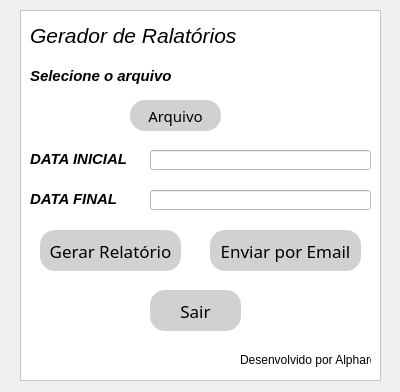
<?xml version="1.0" encoding="UTF-8"?>
<ui version="4.0">
 <class>Form</class>
 <widget class="QWidget" name="Form">
  <property name="geometry">
   <rect>
    <x>0</x>
    <y>0</y>
    <width>400</width>
    <height>392</height>
   </rect>
  </property>
  <property name="windowTitle">
   <string>Form</string>
  </property>
  <widget class="QFrame" name="frame">
   <property name="geometry">
    <rect>
     <x>20</x>
     <y>10</y>
     <width>361</width>
     <height>371</height>
    </rect>
   </property>
   <property name="styleSheet">
    <string notr="true">background-color: rgb(255, 255, 255);</string>
   </property>
   <property name="frameShape">
    <enum>QFrame::StyledPanel</enum>
   </property>
   <property name="frameShadow">
    <enum>QFrame::Raised</enum>
   </property>
   <widget class="QLabel" name="titulo">
    <property name="geometry">
     <rect>
      <x>10</x>
      <y>10</y>
      <width>341</width>
      <height>31</height>
     </rect>
    </property>
    <property name="font">
     <font>
      <pointsize>16</pointsize>
      <italic>true</italic>
     </font>
    </property>
    <property name="layoutDirection">
     <enum>Qt::LeftToRight</enum>
    </property>
    <property name="text">
     <string>Gerador de Ralatórios</string>
    </property>
   </widget>
   <widget class="QPushButton" name="btnGerarRel">
    <property name="geometry">
     <rect>
      <x>20</x>
      <y>220</y>
      <width>141</width>
      <height>41</height>
     </rect>
    </property>
    <property name="font">
     <font>
      <family>MV Boli</family>
      <pointsize>13</pointsize>
     </font>
    </property>
    <property name="styleSheet">
     <string notr="true">QPushButton{
	background-color:rgb(209,209,209);
	border-radius: 15px
}

QPushButton:hover{
	background-color:rgb(9,125,235);
	color: #fff;
}</string>
    </property>
    <property name="text">
     <string>Gerar Relatório</string>
    </property>
   </widget>
   <widget class="QPushButton" name="EnvRelEmailButton">
    <property name="geometry">
     <rect>
      <x>190</x>
      <y>220</y>
      <width>151</width>
      <height>41</height>
     </rect>
    </property>
    <property name="font">
     <font>
      <family>MV Boli</family>
      <pointsize>13</pointsize>
     </font>
    </property>
    <property name="styleSheet">
     <string notr="true">QPushButton{
	background-color:rgb(209,209,209);
	border-radius: 15px
}

QPushButton:hover{
	background-color:rgb(9,125,235);
	color: #fff;
}</string>
    </property>
    <property name="text">
     <string>Enviar por Email</string>
    </property>
   </widget>
   <widget class="QPushButton" name="btn_sair">
    <property name="geometry">
     <rect>
      <x>130</x>
      <y>280</y>
      <width>91</width>
      <height>41</height>
     </rect>
    </property>
    <property name="font">
     <font>
      <family>MV Boli</family>
      <pointsize>13</pointsize>
     </font>
    </property>
    <property name="styleSheet">
     <string notr="true">QPushButton{
	background-color:rgb(209,209,209);
	border-radius: 15px
}

QPushButton:hover{
	background-color:rgb(9,125,235);
	color: #fff;
}</string>
    </property>
    <property name="text">
     <string>Sair</string>
    </property>
   </widget>
   <widget class="QLabel" name="label">
    <property name="geometry">
     <rect>
      <x>10</x>
      <y>50</y>
      <width>161</width>
      <height>31</height>
     </rect>
    </property>
    <property name="font">
     <font>
      <pointsize>11</pointsize>
      <weight>75</weight>
      <italic>true</italic>
      <bold>true</bold>
     </font>
    </property>
    <property name="text">
     <string>Selecione o arquivo</string>
    </property>
   </widget>
   <widget class="QLabel" name="label_3">
    <property name="geometry">
     <rect>
      <x>220</x>
      <y>340</y>
      <width>131</width>
      <height>20</height>
     </rect>
    </property>
    <property name="text">
     <string>Desenvolvido por Alphard</string>
    </property>
   </widget>
   <widget class="QLineEdit" name="lineEditDataIni">
    <property name="geometry">
     <rect>
      <x>130</x>
      <y>140</y>
      <width>221</width>
      <height>20</height>
     </rect>
    </property>
   </widget>
   <widget class="QLineEdit" name="lineEditDataFin">
    <property name="geometry">
     <rect>
      <x>130</x>
      <y>180</y>
      <width>221</width>
      <height>20</height>
     </rect>
    </property>
   </widget>
   <widget class="QLabel" name="label_2">
    <property name="geometry">
     <rect>
      <x>10</x>
      <y>180</y>
      <width>111</width>
      <height>16</height>
     </rect>
    </property>
    <property name="font">
     <font>
      <pointsize>14</pointsize>
      <weight>75</weight>
      <bold>true</bold>
     </font>
    </property>
    <property name="text">
     <string>&lt;html&gt;&lt;head/&gt;&lt;body&gt;&lt;p&gt;&lt;span style=&quot; font-size:11pt; font-style:italic;&quot;&gt;DATA FINAL&lt;/span&gt;&lt;/p&gt;&lt;/body&gt;&lt;/html&gt;</string>
    </property>
   </widget>
   <widget class="QLabel" name="label_4">
    <property name="geometry">
     <rect>
      <x>10</x>
      <y>140</y>
      <width>111</width>
      <height>16</height>
     </rect>
    </property>
    <property name="font">
     <font>
      <pointsize>14</pointsize>
      <weight>75</weight>
      <bold>true</bold>
     </font>
    </property>
    <property name="text">
     <string>&lt;html&gt;&lt;head/&gt;&lt;body&gt;&lt;p&gt;&lt;span style=&quot; font-size:11pt; font-style:italic;&quot;&gt;DATA INICIAL&lt;/span&gt;&lt;/p&gt;&lt;/body&gt;&lt;/html&gt;</string>
    </property>
   </widget>
   <widget class="QPushButton" name="btnSelArq">
    <property name="geometry">
     <rect>
      <x>110</x>
      <y>90</y>
      <width>91</width>
      <height>31</height>
     </rect>
    </property>
    <property name="font">
     <font>
      <family>MV Boli</family>
      <pointsize>11</pointsize>
     </font>
    </property>
    <property name="styleSheet">
     <string notr="true">QPushButton{
	background-color:rgb(209,209,209);
	border-radius: 15px
}

QPushButton:hover{
	background-color:rgb(9,125,235);
	color: #fff;
}</string>
    </property>
    <property name="text">
     <string>Arquivo</string>
    </property>
   </widget>
  </widget>
 </widget>
 <resources/>
 <connections/>
</ui>
